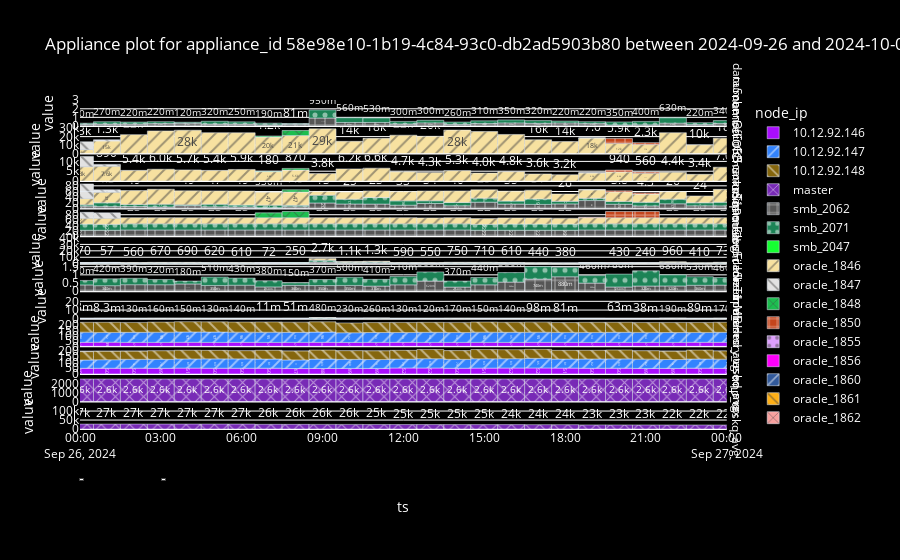

Source (notebook cell):
### Code cell
import dataframeLoader as dfl
import pandas as pd

from importlib import reload 
reload(dfl)

# Provide csv data location and appliance and timerange information.
root = '../../.dataDir'
appliance_id='58e98e10-1b19-4c84-93c0-db2ad5903b80'
fromDt = '2024-09-26'
toDt = '2024-10-03'

# Provide list of prometheus metrics to load. 
# metricsArr = ['cpu_used', 'download_workers_count', 'memory_used', 'task_queue_length', 'infra_access_latency', 'pod_cpu_usage', 'pod_memory_usage'] 
metricsArr = ['cpu_used'
              ,'task_queue_length'
              , 'memory_used'
              ]


daterange=[fromDt, toDt]
df = dfl.loadApplianceTimeSeriesData(root, metricsArr, daterange)

dfp = df[(df['appliance_id'] == appliance_id)]
# Get Full list of metrics in dataframe
# metrics_category_order = list(dfp.metrics.unique())
# Provide metrics to show from the data frame. Order is preserved.
metrics_category_order = [
            "dataScannedinGB"
            ,"numberOfColsScanned", "numberOfChunksScanned"
            ,"scanTime", "fileDownloadTimeInHrs","uniqPodCount"
            ,"numFilesScanned", "avgFileSizeInMB", "IdleTimeInHrs"
            ,"cpu_used_avg", "memory_used_avg"
            ,"taskq_max","tmp_taskq_avg"
             ]

title = 'Appliance plot for appliance_id '+appliance_id+' between '+fromDt+' and '+toDt
fig  = dfl.plotMetricsFacetForApplianceId(dfp, title, metrics_category_order)

fig.update_layout(plot_bgcolor="black", font_color='white', paper_bgcolor='black')
fig.show()
